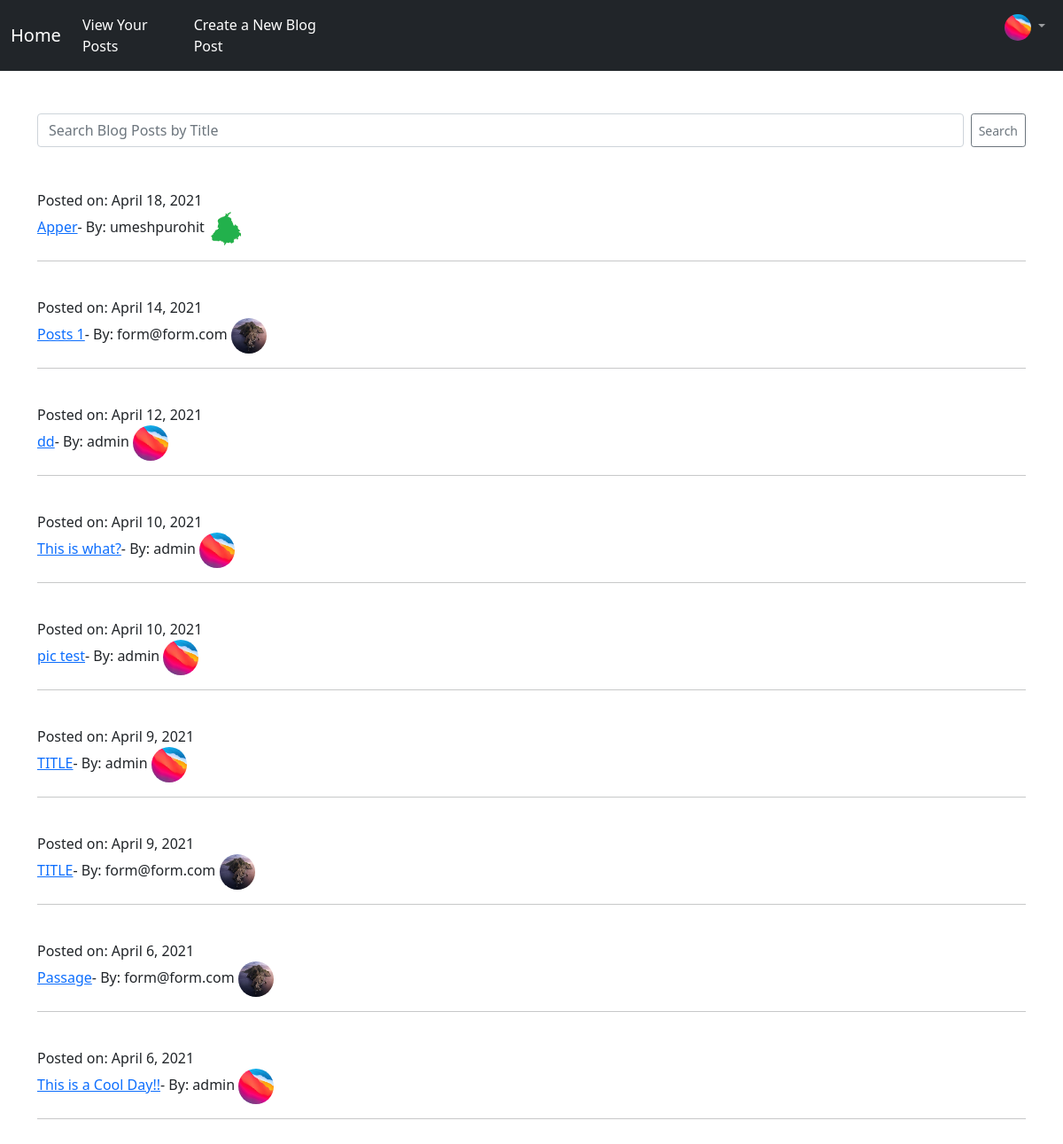
The app's page / (signed in) with its own data.
### yapp/models.py (models this page shows, shortened)
class Profile(models.Model):
    user = models.OneToOneField(User, on_delete=models.CASCADE, null=True, blank=True)
    pic = models.ImageField(null=True, blank=True, upload_to='images/profile/')
    website_url = models.URLField(null=True, blank=True)
    twitter_url = models.URLField(null=True, blank=True)
    instagram_url = models.URLField(null=True, blank=True)
    facebook_url = models.URLField(null=True, blank=True)
    body = RichTextField(null=True, blank=True)

class Post(models.Model):
    user = models.ForeignKey(User, on_delete=models.CASCADE, null=True)
    title = models.CharField(max_length=200, null=True, blank=True)
    image = models.ImageField(null=True, blank=True)
    date = models.DateField(auto_now_add=True, null=True, blank=True)
    body = RichTextField(null=True, blank=True)
    second_image = models.ImageField(null=True, blank=True)

### yapp/views.py (the view)
# urls.py: path('', BlogListView.as_view(), name="index"),
class BlogListView(ListView):
    model = Post
    template_name = 'yapp/index.html'
    ordering = ['-id']

### yapp/templates/yapp/index.html (shortened to what this page needs)
{% extends 'base.html' %}
{% load static %}
{% block content %}
<form class="d-flex" method="POST" action="{% url 'search' %}">
    <input class="form-control me-2" type="search" placeholder="Search Blog Posts by Title" aria-label="Search" name="searched">
    <button class="btn btn-sm btn-outline-secondary" type="submit">Search</button>
  </form><br><br>
{% for posts in object_list %}
Posted on: {{ posts.date }}<a href="{% url 'detail' posts.id %}"><br>{{ posts.title }}</a>- By: {{ posts.user }}
{% if posts.user.profile.pic %}
<img src="{{ posts.user.profile.pic.url }}" width="40" height="40" class="rounded-circle"><br>
{% else %}
<img src="{% static 'yapp\images\user_profile_default_2.png' %}" width=40, height=40 class="rounded-circle">
{% endif %}
 <hr>
<br>
{% empty %}
<h2>No Blog Posts Yet... Add One? Click <a href="{% url 'create' %}">here</a></h2>
{% endfor %}
{% endblock %}

### yapp/templates/base.html (shortened to what this page needs)
{% load static %}
<!doctype html>
<html lang="en">
  <head>
    <link href="https://cdn.jsdelivr.net/npm/bootstrap@5.0.0-beta3/dist/css/bootstrap.min.css" rel="stylesheet">
  </head>
  <body>
        <nav class="navbar navbar-expand-lg navbar-dark bg-dark">
            <div class="container-fluid">
              <a class="navbar-brand" href="{% url 'index' %}">Home</a>
              <div class="collapse navbar-collapse" id="navbarSupportedContent">
                <ul class="navbar-nav me-auto mb-2 mb-lg-0">
                  {% if user.is_authenticated %}
                  <li class="nav-item">
                    <a class="nav-link active" aria-current="page" href="{% url 'user' %}">View Your Posts</a>
                  </li>
                  <li class="nav-item">
                    <a class="nav-link active" aria-current="page" href="{% url 'create' %}">Create a New Blog Post</a>
                  </li>
                <ul><ul><ul><ul><ul><ul><ul><ul><ul><ul><ul><ul><ul><ul><ul><ul><ul><ul><ul><ul><ul><ul><ul>
                  <li class="nav-item dropdown">
                    <a class="nav-link dropdown-toggle" href="#" id="navbarDropdown" role="button" data-bs-toggle="dropdown" aria-expanded="false">
                      {% if request.user.profile.pic %}<img src="{{request.user.profile.pic.url}}" height="30" width="30" class="rounded-circle">
                      {% else %} <img src="{% static 'yapp\images\user_profile_default_2.png' %}" height="30" width="30" class="rounded-circle">{% endif %}
                    </a>
                  </li>
                  {% endif %}
              </div>
            </div>
          </nav>
          <div class="container">
        <br><br>
    {% block content %}
    {% endblock %}
    </div>
  </body>
</html>

### records on screen
Post: date "April 18, 2021", title "Apper", user "umeshpurohit", user.profile.pic (picture)
Post: date "April 14, 2021", title "Posts 1", user "form@form.com", user.profile.pic (picture)
Post: date "April 12, 2021", title "dd", user "admin", user.profile.pic (picture)
Post: date "April 10, 2021", title "This is what?", user "admin", user.profile.pic (picture)
Post: date "April 10, 2021", title "pic test", user "admin", user.profile.pic (picture)
Post: date "April 9, 2021", title "TITLE", user "admin", user.profile.pic (picture)
Post: date "April 9, 2021", title "TITLE", user "form@form.com", user.profile.pic (picture)
Post: date "April 6, 2021", title "Passage", user "form@form.com", user.profile.pic (picture)
Post: date "April 6, 2021", title "This is a Cool Day!!", user "admin", user.profile.pic (picture)
